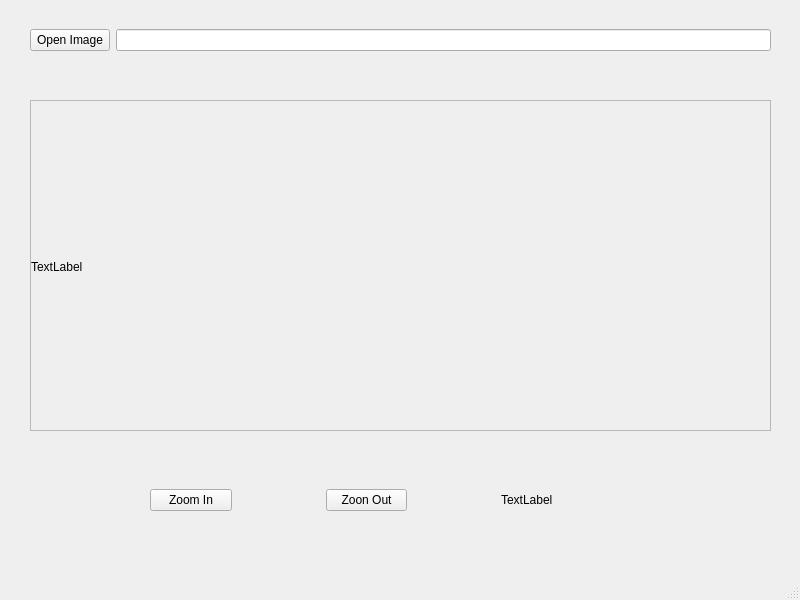
<?xml version="1.0" encoding="UTF-8"?>
<ui version="4.0">
 <class>MainWindow</class>
 <widget class="QMainWindow" name="MainWindow">
  <property name="geometry">
   <rect>
    <x>0</x>
    <y>0</y>
    <width>800</width>
    <height>600</height>
   </rect>
  </property>
  <property name="windowTitle">
   <string>MainWindow</string>
  </property>
  <widget class="QWidget" name="centralwidget">
   <widget class="QWidget" name="horizontalLayoutWidget">
    <property name="geometry">
     <rect>
      <x>30</x>
      <y>20</y>
      <width>741</width>
      <height>41</height>
     </rect>
    </property>
    <layout class="QHBoxLayout" name="horizontalLayout">
     <item>
      <widget class="QPushButton" name="img_Button">
       <property name="text">
        <string>Open Image</string>
       </property>
      </widget>
     </item>
     <item>
      <widget class="QLineEdit" name="img_lineEdit"/>
     </item>
    </layout>
   </widget>
   <widget class="QWidget" name="horizontalLayoutWidget_2">
    <property name="geometry">
     <rect>
      <x>150</x>
      <y>460</y>
      <width>551</width>
      <height>80</height>
     </rect>
    </property>
    <layout class="QHBoxLayout" name="horizontalLayout_2">
     <item>
      <widget class="QPushButton" name="zoomInButton">
       <property name="text">
        <string>Zoom In</string>
       </property>
      </widget>
     </item>
     <item>
      <widget class="QWidget" name="widget" native="true"/>
     </item>
     <item>
      <widget class="QPushButton" name="zoomOutButton">
       <property name="text">
        <string>Zoon Out</string>
       </property>
      </widget>
     </item>
     <item>
      <widget class="QWidget" name="widget_2" native="true"/>
     </item>
     <item>
      <widget class="QLabel" name="label_resolution">
       <property name="minimumSize">
        <size>
         <width>200</width>
         <height>0</height>
        </size>
       </property>
       <property name="text">
        <string>TextLabel</string>
       </property>
      </widget>
     </item>
    </layout>
   </widget>
   <widget class="QScrollArea" name="scrollArea">
    <property name="geometry">
     <rect>
      <x>30</x>
      <y>100</y>
      <width>741</width>
      <height>331</height>
     </rect>
    </property>
    <property name="widgetResizable">
     <bool>true</bool>
    </property>
    <widget class="QWidget" name="scrollAreaWidgetContents_2">
     <property name="geometry">
      <rect>
       <x>0</x>
       <y>0</y>
       <width>739</width>
       <height>329</height>
      </rect>
     </property>
     <widget class="QLabel" name="label_img">
      <property name="geometry">
       <rect>
        <x>0</x>
        <y>0</y>
        <width>741</width>
        <height>331</height>
       </rect>
      </property>
      <property name="text">
       <string>TextLabel</string>
      </property>
     </widget>
    </widget>
   </widget>
  </widget>
  <widget class="QMenuBar" name="menubar">
   <property name="geometry">
    <rect>
     <x>0</x>
     <y>0</y>
     <width>800</width>
     <height>21</height>
    </rect>
   </property>
  </widget>
  <widget class="QStatusBar" name="statusbar"/>
 </widget>
 <resources/>
 <connections/>
</ui>
